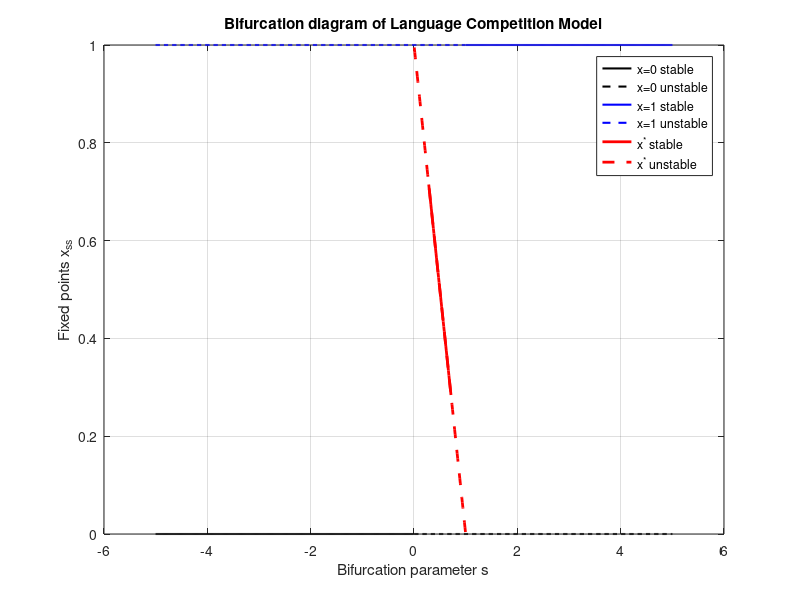

This chart was generated by the following MATLAB code:
clear
close all
clc

% Parameters
a = 2;                          % exponent
s_vals = linspace(-5,5,1000);   % sweep s from -∞ to ∞

% Store equilibria
x0 = zeros(size(s_vals)); % branch at x=0
x1 = ones(size(s_vals));  % branch at x=1
xstar = nan(size(s_vals)); % interior equilibrium
stab0 = nan(size(s_vals)); % stability of x=0
stab1 = nan(size(s_vals)); % stability of x=1
stabstar = nan(size(s_vals)); % stability of x*

for i = 1:length(s_vals)
    s = s_vals(i);

    % Interior equilibrium
    if a ~= 1
        xx = 1 / (1 + (s/(1-s))^(1/(a-1)));
        if isreal(xx) && xx >= 0 && xx <= 1
            xstar(i) = xx;
        end
    end
    
    % Stability: f'(x*) sign test
    % Define f(x) as anonymous function
    f = @(x) x.*(1-x).*( s - x.^(a-1)./(x.^(a-1)+(1-x).^(a-1)) );
    df = @(x) (f(x+1e-6)-f(x-1e-6))/(2e-6); % numerical derivative
    
    stab0(i)    = sign(df(0+1e-6));  % near x=0
    stab1(i)    = sign(df(1-1e-6));  % near x=1
    if ~isnan(xstar(i))
        stabstar(i) = sign(df(xstar(i)));
    end
end

% Plot bifurcation diagram
figure; hold on;

% x=0 branch
plot(s_vals(stab0<0), x0(stab0<0), 'k-', 'LineWidth',1.5) % stable
plot(s_vals(stab0>0), x0(stab0>0), 'k--','LineWidth',1.5) % unstable

% x=1 branch
plot(s_vals(stab1<0), x1(stab1<0), 'b-', 'LineWidth',1.5)
plot(s_vals(stab1>0), x1(stab1>0), 'b--','LineWidth',1.5)

% interior branch
plot(s_vals(stabstar<0), xstar(stabstar<0), 'r-', 'LineWidth',2)
plot(s_vals(stabstar>0), xstar(stabstar>0), 'r--','LineWidth',2)

xlabel('Bifurcation parameter s')
ylabel('Fixed points x_{ss}')
title('Bifurcation diagram of Language Competition Model')
legend({'x=0 stable','x=0 unstable','x=1 stable','x=1 unstable','x^* stable','x^* unstable'}, 'Location','best')
grid on; box on;












% clear
% close all
% clc
% 
% % Parameters
% a = 2;                    % exponent
% s_vals = linspace(-10,10,5000);
% 
% % Fixed points
% x0 = zeros(size(s_vals)); % x=0 branch
% x1 = ones(size(s_vals));  % x=1 branch
% xstar = nan(size(s_vals)); % interior equilibrium
% 
% for i = 1:length(s_vals)
%     s = s_vals(i);
%     if a ~= 1
%         xstar(i) = (s/(1-s))^(1/(a-1)) / (1 + (s/(1-s))^(1/(a-1)));
%     end
% end
% 
% % Plot
% figure; hold on;
% 
% plot(s_vals, x0, 'k-','LineWidth',1.2); % boundary branch (x=0)
% plot(s_vals, x1, 'b-','LineWidth',1.2); % boundary branch (x=1)
% plot(s_vals, xstar, 'r','LineWidth',1.2);  % interior branch
% 
% xlabel('Status parameter s');
% ylabel('Equilibrium proportion x^*');
% title('Bifurcation diagram of Language Competition Model');
% legend({'x=0','x=1','x^*'}, 'Location','best');
% grid on; box on;
